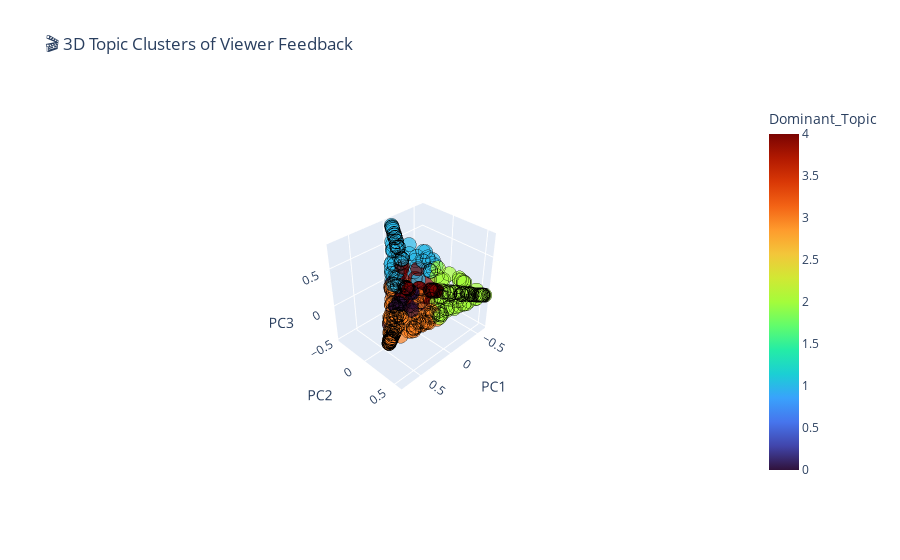

Notebook code cell kept with this figure:
### Code cell
# ==============================
# STEP 6: 3D Topic Visualization + AUTO SAVE (FIXED)
# ==============================
import os  # ✅ Added import to fix NameError

# Perform PCA reduction
pca = PCA(n_components=3, random_state=42)
reduced_topics = pca.fit_transform(lda_topics)
df_topics_vis = pd.DataFrame(reduced_topics, columns=['PC1','PC2','PC3'])
df_topics_vis['Dominant_Topic'] = lda_topics.argmax(axis=1)

# Ensure folder exists
save_folder = r"C:\Users\tejae\OneDrive\Desktop\textanalyticscapstone\dataset"
os.makedirs(save_folder, exist_ok=True)

# --- 3D Visualization (Plotly Interactive) ---
fig = px.scatter_3d(
    df_topics_vis.sample(min(1000, len(df_topics_vis))),
    x='PC1', y='PC2', z='PC3',
    color='Dominant_Topic',
    title='🎬 3D Topic Clusters of Viewer Feedback',
    color_continuous_scale='Turbo',
    opacity=0.7
)
fig.update_traces(marker=dict(size=5, line=dict(width=0.5, color='black')))
fig.show()

# --- Save Plotly Outputs ---
html_path = os.path.join(save_folder, "UC2_TopicModeling_3D.html")
png_path = os.path.join(save_folder, "UC2_TopicModeling_3D.png")

fig.write_html(html_path)
try:
    fig.write_image(png_path)
    print(f"✅ UC2 Plotly visuals saved:\n{html_path}\n{png_path}")
except Exception as e:
    print(f"⚠️ PNG save failed (install kaleido if needed): {e}")
    print(f"✅ Interactive HTML saved:\n{html_path}")

# --- Matplotlib Static Backup ---
fig2 = plt.figure(figsize=(10,7))
ax = fig2.add_subplot(111, projection='3d')
ax.scatter(df_topics_vis['PC1'], df_topics_vis['PC2'], df_topics_vis['PC3'],
           c=df_topics_vis['Dominant_Topic'], cmap='tab10', s=40, alpha=0.7)
ax.set_xlabel('PC1')
ax.set_ylabel('PC2')
ax.set_zlabel('PC3')
ax.set_title('3D Topic Distribution (Matplotlib)')

matplotlib_path = os.path.join(save_folder, "UC2_TopicModeling_Matplotlib.png")
plt.savefig(matplotlib_path, dpi=300, bbox_inches='tight')
plt.show()

print(f"💾 UC2 Matplotlib chart saved to:\n{matplotlib_path}")

### Figure 1 — Plotly figure (JSON) as saved in the notebook; plotly's stock layout.template omitted (floating-point values rounded to 4 significant figures; data arrays with more than 128 entries replaced by an {"elided": "..."} marker saying what was removed)
{"data": [{"hovertemplate": "PC1=%{x}<br>PC2=%{y}<br>PC3=%{z}<br>Dominant_Topic=%{marker.color}<extra></extra>", "legendgroup": "", "marker": {"color": {"elided": "1000 int values"}, "coloraxis": "coloraxis", "line": {"color": "black", "width": 0.5}, "opacity": 0.7, "size": 5, "symbol": "circle"}, "mode": "markers", "name": "", "scene": "scene", "showlegend": false, "type": "scatter3d", "x": {"elided": "1000 float values"}, "y": {"elided": "1000 float values"}, "z": {"elided": "1000 float values"}}], "layout": {"autosize": true, "coloraxis": {"colorbar": {"title": {"text": "Dominant_Topic"}}, "colorscale": [[0, "#30123b"], [0.07143, "#4145ab"], [0.1429, "#4675ed"], [0.2143, "#39a2fc"], [0.2857, "#1bcfd4"], [0.3571, "#24eca6"], [0.4286, "#61fc6c"], [0.5, "#a4fc3b"], [0.5714, "#d1e834"], [0.6429, "#f3c63a"], [0.7143, "#fe9b2d"], [0.7857, "#f36315"], [0.8571, "#d93806"], [0.9286, "#b11901"], [1, "#7a0402"]]}, "legend": {"tracegroupgap": 0}, "scene": {"aspectmode": "auto", "aspectratio": {"x": 1.125, "y": 0.8564, "z": 1.038}, "camera": {"center": {"x": 0, "y": 0, "z": 0}, "eye": {"x": 2.363, "y": 2.363, "z": 2.363}, "projection": {"type": "perspective"}, "up": {"x": 0, "y": 0, "z": 1}}, "domain": {"x": [0, 1], "y": [0, 1]}, "xaxis": {"title": {"text": "PC1"}, "type": "linear"}, "yaxis": {"title": {"text": "PC2"}, "type": "linear"}, "zaxis": {"title": {"text": "PC3"}, "type": "linear"}}, "title": {"text": "🎬 3D Topic Clusters of Viewer Feedback"}}}
